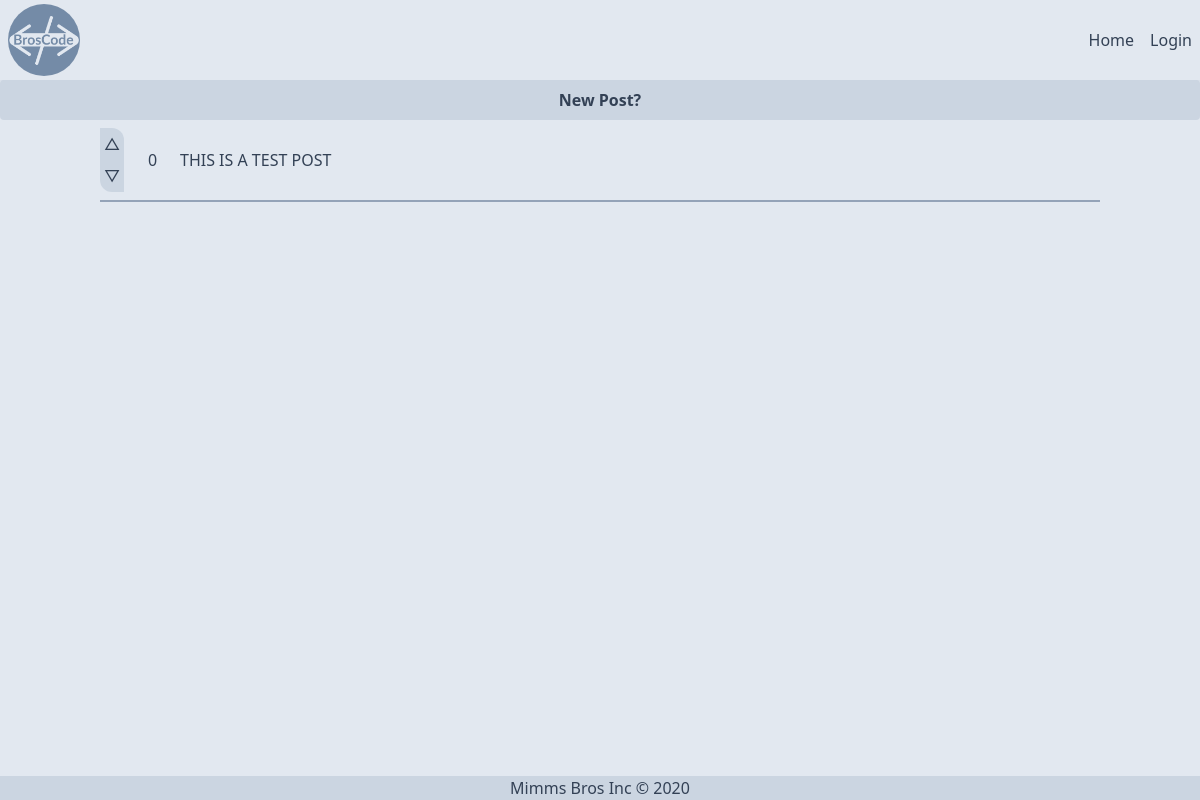
Before: / with the older database file.
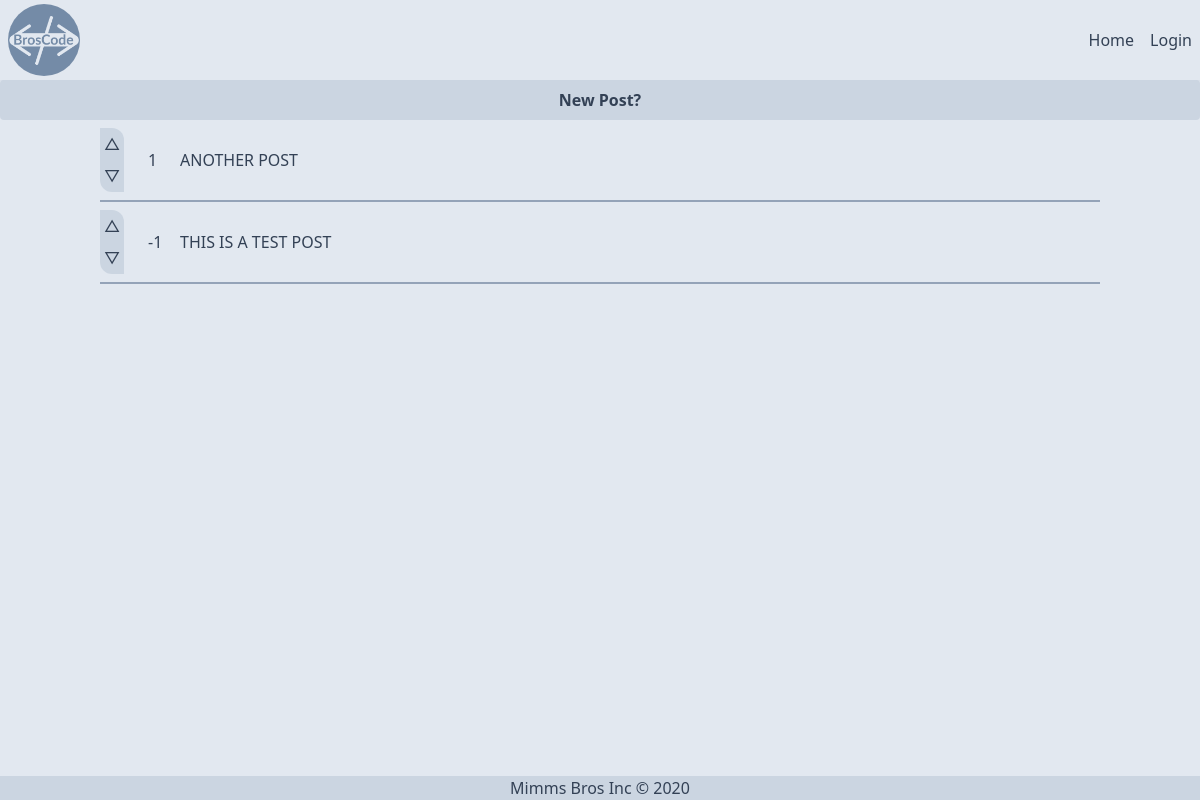
After: the same page with the newer database file.
### blog/models.py (models this page shows, shortened)
class Post(models.Model):
    author = models.ForeignKey(User, on_delete=models.CASCADE)
    title = models.CharField(max_length=100)
    content = models.TextField()
    created_at = models.DateTimeField(auto_now_add=True)
    updated_at = models.DateTimeField(auto_now=True)
    votes = models.IntegerField(default=0)
    users_upvoted = models.ManyToManyField(User, blank=True, related_name='users_upvoted_post')
    users_downvoted = models.ManyToManyField(User, blank=True, related_name='users_downvoted_post')

### blog/views.py (the view)
# urls.py: path('', views.index, name='index'),
def index(request):
    latest_posts_list = Post.objects.order_by('-created_at')[:5]
    latest_posts_comments = []
    if latest_posts_list:
        latest_posts_comments = [Comment.objects.filter(post=post) for post in latest_posts_list]
    context = {'latest_posts_list': latest_posts_list, 'latest_posts_comments': latest_posts_comments}
    return render(request, 'blog/index.html', context)

### blog/templates/blog/index.html (shortened to what this page needs)
{% extends "blog/base.html" %}
{% load static tailwind_tags %}
{% load static %}
    {% block content %}
    <a class="flex bg-slate-300 justify-center bg-accent-dark hover:bg-slate-400 text-accent-lighter font-bold py-2 px-4 rounded" href="{% url 'blog:new_post'%}">New Post?</a>
    <div id="postList" class="flex flex-col w-full align-middle items-center justify-center">
    {% if latest_posts_list %}
        <ul class="flex flex-col w-10/12 align-middle items-center justify-center">
        {% for post in latest_posts_list %}
        <div class="w-full h-full border-b-2 border-slate-400">
            <li class=" flex my-2 items-center bg-primary text-accent-darkest w-full h-full rounded-lg">
                <div class="h-min w-8">
                    <button class="p-1 rounded-tr-xl bg-slate-300 hover:bg-slate-400 active:bg-slate-500" id="up{{post.id}}" onclick=vote('up','post',{{post.id}})>
                        {% if user in post.users_upvoted.all %}
                            ▲
                        {% else %}
                            △
                        {% endif %}
                    </button>
                    <button class="p-1 rounded-bl-xl bg-slate-300 hover:bg-slate-400 active:bg-slate-500" id="down{{post.id}}" onclick=vote('down','post',{{post.id}})>
                        {% if user in post.users_downvoted.all %}
                            ▼
                        {% else %}
                            ▽
                        {% endif %}
                    </button>
                </div>
                <div class="flex align-middle">
                    <div class="flex flex-col ml-4 w-4 justify-center " id="votes{{post.id}}">
                        {{post.votes}}
                    </div>
                    <a href="{% url 'blog:post' post.id %}" class=" hover:bg-slate-300 rounded-full m-2 p-2">
                        {{ post.title | upper }}
                    </a>
                </div>
            </li>
        </div>
        {% endfor %}
        </ul>
    </div>
    {% else %}
        <p> No posts are available</p>
    {% endif %}
{% endblock %}

Changed rows visible on the page:
added Post: votes "1", title "ANOTHER POST"
changed Post "THIS IS A TEST POST": votes "0" → "-1"
